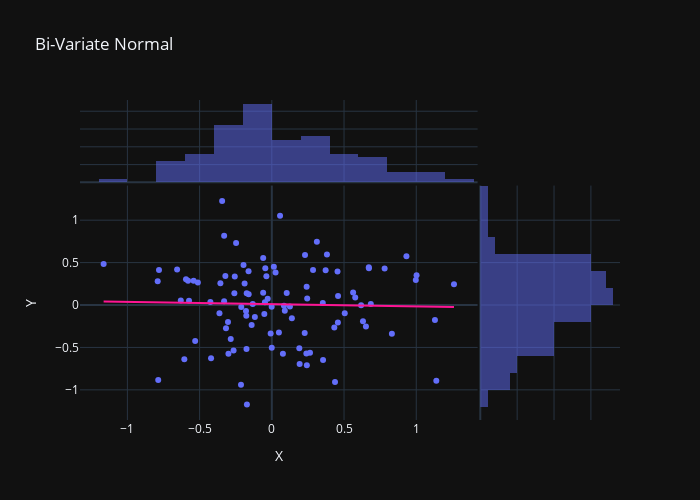

The code cell stored with this chart in its notebook:
### Code cell
from scipy.stats import norm
import plotly.express as px
import pandas as pd
from statsmodels.distributions.copula.api import GaussianCopula

gaussian = GaussianCopula()

unif_1 = norm.cdf(fbm_values_at_time1)
unif_2 = norm.cdf(fbm_values_at_time2)
norm_data = pd.concat([pd.DataFrame(unif_1), pd.DataFrame(unif_2)], axis=1)
std_data = pd.concat([pd.DataFrame(fbm_values_at_time1), pd.DataFrame(fbm_values_at_time2)], axis=1)
std_data.columns = ['X', 'Y']
norm_data.columns = ['X', 'Y']
norm_data.corr()

fig = px.scatter(std_data, x = 'X', y='Y', width=700, height=500, trendline='ols', trendline_color_override='DeepPink', marginal_x='histogram', marginal_y='histogram', title='Bi-Variate Normal')
fig.show()
